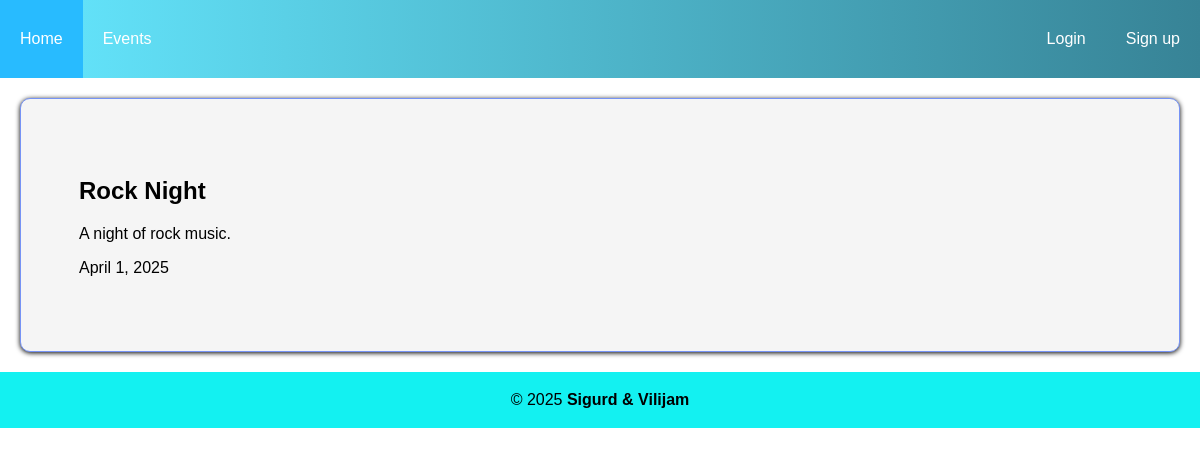
Page /events/ on the earlier database version.
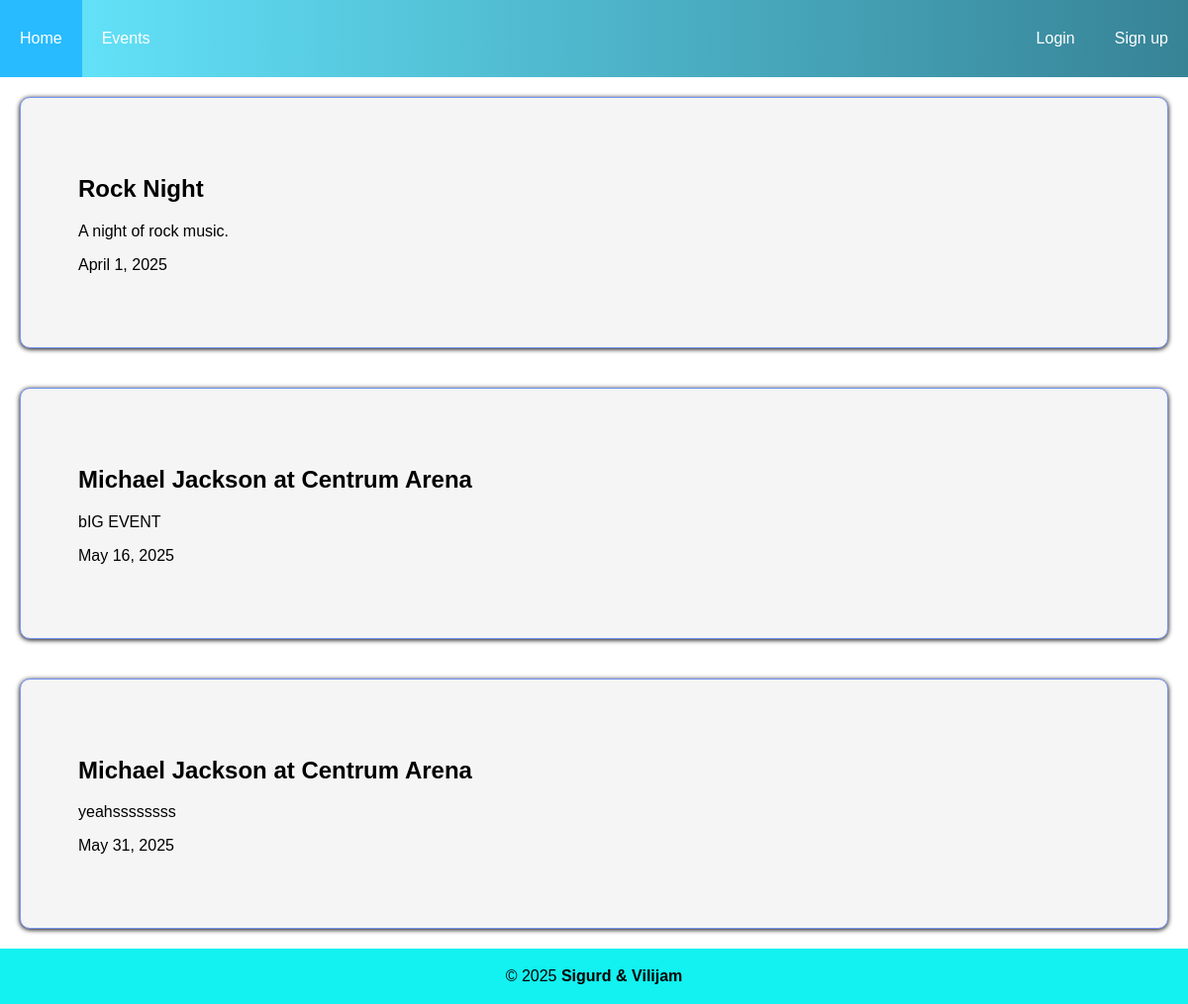
Same page on the later database version.
### app/models.py (models this page shows, shortened)
class Events(models.Model):
    eventname = models.CharField(max_length=100)
    eventdate = models.DateField()
    eventtime = models.TimeField()
    location = models.ForeignKey(Location, on_delete=models.CASCADE, related_name="events")
    eventdescription = models.TextField()
    eventimage = models.ImageField(upload_to="eventpics/", default="eventpics/default.png", null=True, blank=True)
    EventArtists = models.ManyToManyField(Artist, through="EventArtists", related_name="event_artists")
    eventvenue = models.ForeignKey(Venue, on_delete=models.CASCADE, related_name="event_venue")
    ticketsold = models.IntegerField(default=0)
    ticketprice = models.DecimalField(max_digits=5, decimal_places=2)
    genres = models.ManyToManyField(Genre, related_name="events")
    authorized_doormen = models.ManyToManyField(Doorman, related_name="events", null=True, blank=True)

### app/views.py (the view)
# urls.py: path("events/", views.events, name="events"),
def events(request):
    events = Events.objects.all()
    return render(request, "events.html", {"events": events})

### templates/events.html
{% extends "base.html" %}
{%block content%}
{% for event in events %}
<div class="container">
    <div class="card">
        <h2><a href="{% url 'event' event.id %}">{{ event.eventname }}</a></h2>
        <p>{{ event.eventdescription }}</p>
        <p>{{ event.eventdate }}</p>
    </div>
</div>
{% endfor %}
{%endblock%}

Differences in the rows shown:
added Events: eventname "Michael Jackson at Centrum Arena", eventdescription "bIG EVENT", eventdate "May 16, 2025"
added Events: eventname "Michael Jackson at Centrum Arena", eventdescription "yeahssssssss", eventdate "May 31, 2025"
